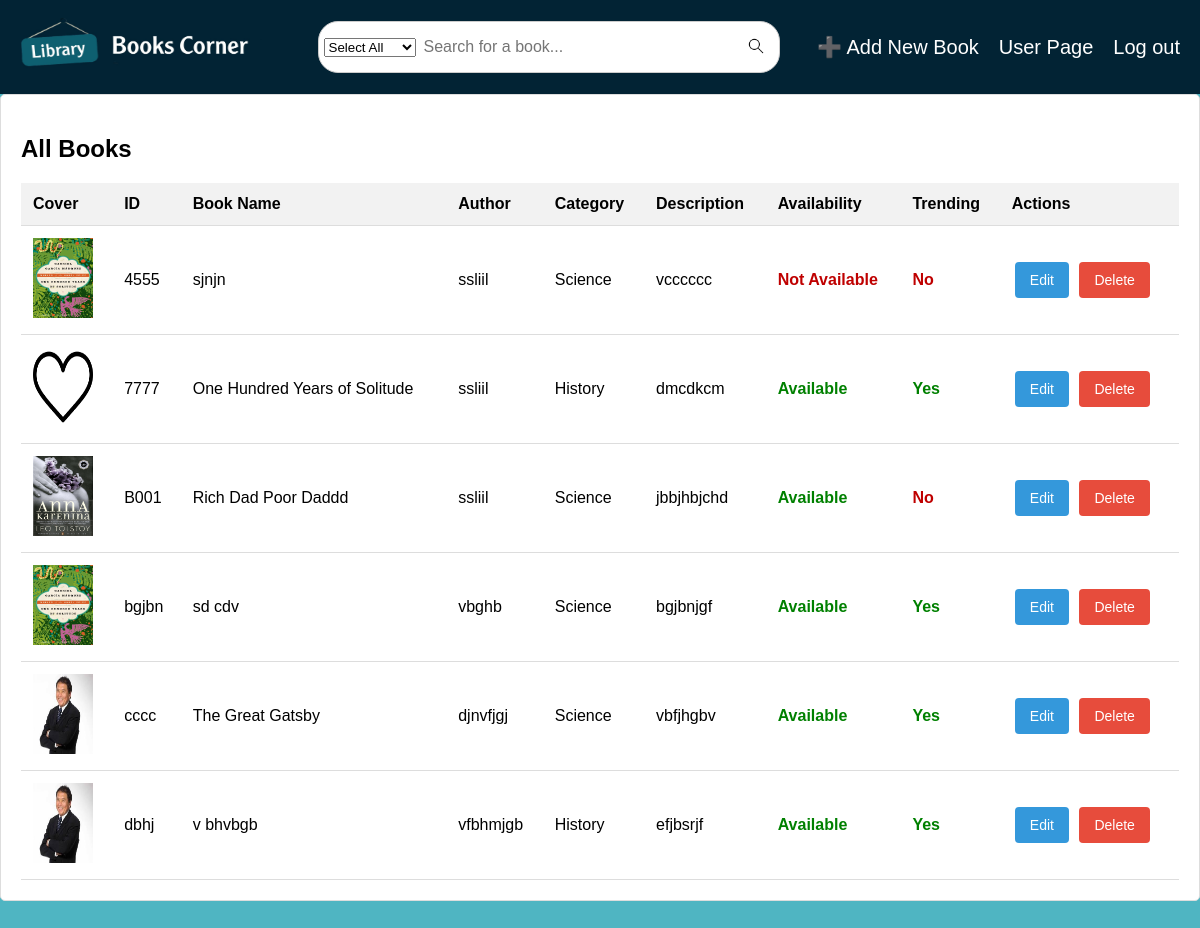
The page /admindashboard/ (signed in) on the database its author committed.
### Library/models.py (models this page shows)
class Book(models.Model):
    book_id = models.CharField(max_length=50, unique=True)
    name = models.CharField(max_length=255)
    author = models.CharField(max_length=255)
    category = models.CharField(max_length=100)
    description = models.TextField()
    availability = models.CharField(
        max_length=20,
        choices=[("Available", "Available"), ("Not Available", "Not Available")]
    )
    trending = models.CharField(
        max_length=3,
        choices=[("Yes", "Yes"), ("No", "No")],
        default="No"
    )
    cover = models.ImageField(upload_to='book_covers/')

### Library/views.py (the view)
# urls.py: path('admindashboard/', views.admin_dashboard, name='admin_dashboard'),
def admin_dashboard(request):
    if request.session.get('userType') == 'user' or 'userType' not in request.session:
        return redirect('errorMessage')
    books = Book.objects.all()
    return render(request, 'Admin.html', {'books': books})

### Library/templates/Admin.html (shortened to what this page needs)
{% load static %}
<!DOCTYPE html>
<html lang="en">
<head>
  <link rel="stylesheet" href="{% static 'Styles/Admin.css' %}">
</head>
<body>
<nav class="navbar">
  <a href="{% url 'index' %}">
    <img class="image" src="{% static 'Images/logo.jpg' %}" alt="Website Logo">
  </a>
  <div class="search-container">
    <select id="filter">
      <option value="All">Select All</option>
    </select>
    <input type="text" id="search-bar" placeholder="Search for a book...">
    <button id="search-btn">
      <img src="{% static 'Images/search.png' %}" alt="🔍">
    </button>
  </div>
  <div class="nav-links">
    <a href="{% url 'add_books' %}" class="Navopt" id="add">➕ Add New Book</a>
    <a href="{% url 'user' %}" class="Navopt">User Page</a>
    <a href="{% url 'logout' %}" class="Navopt" id="LogOut">Log out</a>
  </div>
</nav>
<div class="section" id="View">
  <h2>All Books</h2>
  <table>
    <thead>
    <tr>
      <th>Cover</th>
      <th>ID</th>
      <th>Book Name</th>
      <th>Author</th>
      <th>Category</th>
      <th>Description</th>
      <th>Availability</th>
      <th>Trending</th>
      <th>Actions</th>
    </tr>
    </thead>
    <tbody>
<tbody>
  {% for book in books %}
  <tr>
    <td><img src="{{ book.cover.url }}" alt="Book Cover" width="60" height="80"></td>
    <td>{{ book.book_id }}</td>
    <td>{{ book.name }}</td>
    <td>{{ book.author }}</td>
    <td>{{ book.category }}</td>
    <td>{{ book.description }}</td>
    <td class="{% if book.availability == 'Available' %}available{% else %}not-available{% endif %}">
  {{ book.availability }}
</td>
    <td class="{% if book.trending == 'Yes' %}trending-yes{% else %}trending-no{% endif %}">
  {{ book.trending }}
</td>
  <td>
  <a href="{% url 'edit_book' book.book_id %}" class="btn edit-btn">Edit</a>
  <form action="{% url 'delete_book' book.book_id %}" method="post" style="display:inline;" onsubmit="return confirm('Are you sure you want to delete this book?');">
  <button type="submit" class="btn delete-btn">Delete</button>
</form>
</td>
  </tr>
  {% endfor %}
</tbody>
    </tbody>
  </table>
</div>
</body>
</html>

### Library/static/Styles/Admin.css (style rules this page uses)
body { font-family: Arial, sans-serif; margin: 0; padding: 0; background: #4fb5c2; }
.navbar { background-color: #022334; padding: 15px 20px; color: white; display: flex; justify-content: space-between; align-items: center; }
.Navopt { background-color: transparent; color: white; border: none; font-size: 20px; cursor: pointer; text-decoration: none; }
.nav-links { display: flex; gap: 20px; align-items: center; }
.image { width: 250px; height: 60px; }
.search-container { display: flex; align-items: center; background-color: white; border-radius: 20px; padding: 5px; width: 450px; border: 1px solid #ccc; margin-right: -10px; }
#search-bar { border: none; outline: none; padding: 8px; width: 100%; border-radius: 15px; font-size: 16px; }
#search-btn { background: none; border: none; cursor: pointer; padding: 5px; }
#search-btn img { width: 20px; margin-top:1px; }
.section { margin-bottom: 30px; padding: 20px; border: 1px solid #ddd; border-radius: 5px; background: white; }
table { width: 100%; border-collapse: collapse; margin-top: 20px; }
th, td { padding: 12px; text-align: left; border-bottom: 1px solid #ddd; background: white; }
th { background-color: #f2f2f2; }
tr { background: white; }
button, .btn { background-color: #2c3e50; color: white; padding: 10px 15px; border: none; border-radius: 4px; cursor: pointer; text-decoration: none; display: inline-block; font-size: 14px; margin: 3px; }
.edit-btn { background-color: #3498db; }
.delete-btn { background-color: #e74c3c; }
.available { color: green; font-weight: bold; }
.not-available { color: #bf0000; font-weight: bold; }
.trending-yes { color: green; font-weight: bold; }
.trending-no { color: #bf0000; font-weight: bold; }

### rows shown on the page
Book: cover (picture), book_id "4555", name "sjnjn", author "ssliil", category "Science", description "vcccccc", availability "Not Available", trending "No"
Book: cover (picture), book_id "7777", name "One Hundred Years of Solitude", author "ssliil", category "History", description "dmcdkcm", availability "Available", trending "Yes"
Book: cover (picture), book_id "B001", name "Rich Dad Poor Daddd", author "ssliil", category "Science", description "jbbjhbjchd", availability "Available", trending "No"
Book: cover (picture), book_id "bgjbn", name "sd cdv", author "vbghb", category "Science", description "bgjbnjgf", availability "Available", trending "Yes"
Book: cover (picture), book_id "cccc", name "The Great Gatsby", author "djnvfjgj", category "Science", description "vbfjhgbv", availability "Available", trending "Yes"
Book: cover (picture), book_id "dbhj", name "v bhvbgb", author "vfbhmjgb", category "History", description "efjbsrjf", availability "Available", trending "Yes"
